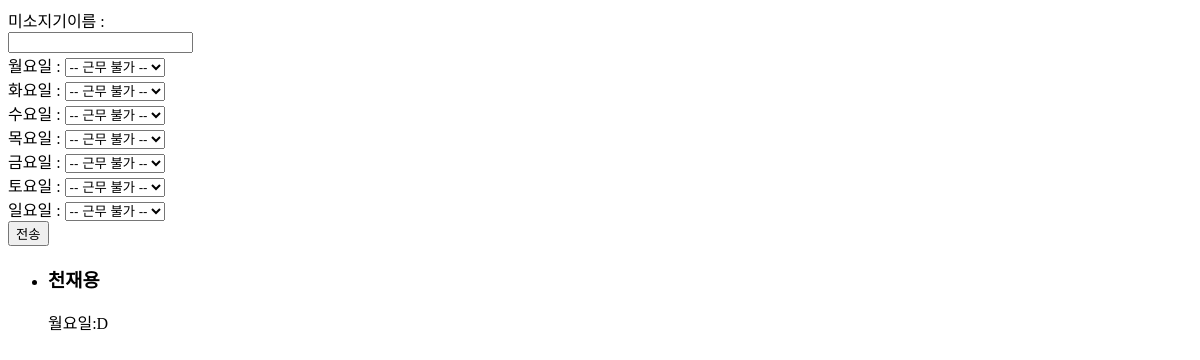
/home/possibles/, run on an earlier commit of the app's database.
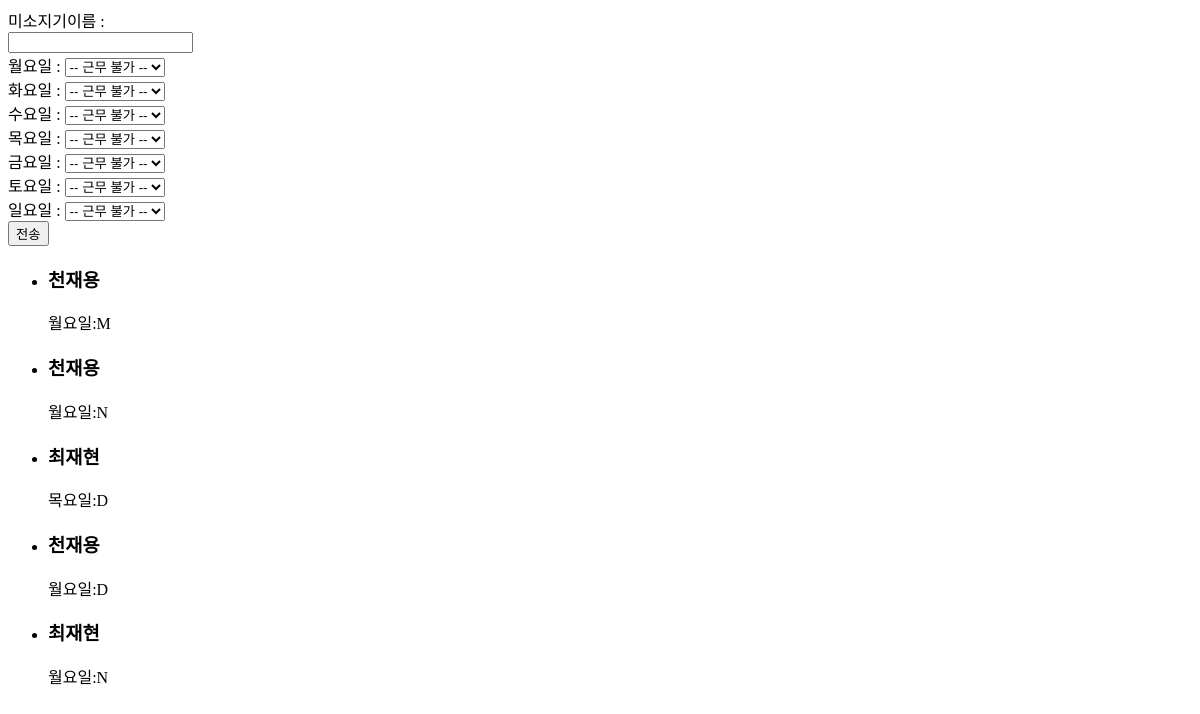
And on a later commit of the database.
### miso/models.py (models this page shows, shortened)
class Possible_schedule(models.Model):
    staff_id = models.ForeignKey(Staff, on_delete= models.CASCADE)
    day_id = models.ForeignKey(Day, on_delete= models.CASCADE)
    class Meta:
        unique_together = ('staff_id', 'day_id')

class Staff (models.Model):
    name = models.CharField(max_length=45)
    phone = models.CharField(max_length=20)
    score = models.FloatField(null=True)
    possible_N_days = models.IntegerField(null=True)
    def __str__(self):
        return str(self.name)

class Day (models.Model):
    day_opt = (
        ('월요일', '월요일'),
        ('화요일', '화요일'),
        ('수요일', '수요일'),
        ('목요일', '목요일'),
        ('금요일', '금요일'),
        ('토요일', '토요일'),
        ('일요일', '일요일'),
    )
    time_opt = (
        ('D', '오픈'),
        ('D1', '준오픈'),
        ('M', '미들'),
        ('M1', '늦미들'),
        ('N', '마감'),
    )
    day = models.CharField(max_length=10, choices=day_opt)
    time = models.CharField(max_length=5,choices=time_opt)
    class Meta:
        unique_together = ('day', 'time')
    def __str__(self):
        return str(self.day) + ':' + str(self.time)

### miso/views.py (the view)
def temppossible(request):
    dayList = ['월요일', '화요일', '수요일', '목요일','금요일','토요일','일요일']
    print(request.POST.get('id'))
    if request.method == 'POST':
        staff_name=request.POST.get('name') # 천재용으로 받아옴 웹에서
        query_result = Staff.objects.get(name=staff_name) # 이름으로 staff 를 필터링
        print(query_result.id)
        print(type(query_result))
        for day in dayList:
            dayTime = request.POST.get(day)
            print("==========dayTIme===============" + dayTime)
            print(type(dayTime))
            if(dayTime == '0'):
                continue
            dayInstance = Day.objects.filter(day=day).get(time=dayTime)
            print(dayInstance)
            new_instance = Possible_schedule(staff_id=query_result, day_id=dayInstance)
            new_instance.save()
        return redirect('../')
    elif request.method =='GET':
        possibleAll = Possible_schedule.objects.all()
        context = {'possibleAll': possibleAll}
    return render(request, 'plan/main.html', context)

### template/plan/main.html (shortened to what this page needs)
<!DOCTYPE html>
<html lang="en">
<head>
</head>
<body>
<form id="frm" method="post">
    <div>미소지기이름 : <br/><input type="text" name="name" value=""></div>
    <div>월요일 : <select name="월요일">
        <option value=0 selected>-- 근무 불가 --</option>
    </select></div>
    <div>화요일 : <select name="화요일">
        <option value=0 selected>-- 근무 불가 --</option>
    </select></div>
    <div>수요일 : <select name="수요일">
        <option value=0 selected>-- 근무 불가 --</option>
    </select></div>
    <div>목요일 : <select name="목요일">
        <option value=0 selected>-- 근무 불가 --</option>
    </select></div>
    <div>금요일 : <select name="금요일">
        <option value=0 selected>-- 근무 불가 --</option>
    </select></div>
    <div>토요일 : <select name="토요일">
        <option value=0 selected>-- 근무 불가 --</option>
    </select></div>
    <div>일요일 : <select name="일요일">
        <option value=0 selected>-- 근무 불가 --</option>
    </select></div>
    <div><input type="submit" id="btn" value="전송"></div>
</form>
<ul>
{% for possible in possibleAll %}
    <li>
        <h3>{{possible.staff_id}}</h3>
        <span>{{possible.day_id}}</span>
    </li>
{% endfor %}
</ul>
</body>
</html>

What changed in the data, as far as the page shows it:
added Possible_schedule: staff_id "천재용", day_id "월요일:M"
added Possible_schedule: staff_id "천재용", day_id "월요일:N"
added Possible_schedule: staff_id "최재현", day_id "목요일:D"
added Possible_schedule: staff_id "최재현", day_id "월요일:N"
